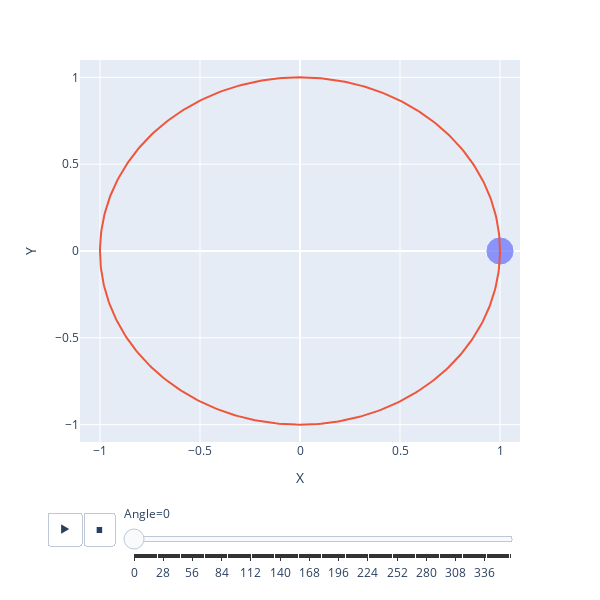

Notebook code cell kept with this figure:
### Code cell
import numpy as np
import pandas as pd
import plotly.express as px
#radians=np.arange(0,2*np.pi+2*np.pi/100,2*np.pi/100)
Angle=np.arange(0,360+1)
f=pd.DataFrame.from_dict(
    {
        'Angle': Angle,
        'X': np.cos(Angle*np.pi/180),
        'Y': np.sin(Angle*np.pi/180),
        'Size': .25*np.ones(np.size(Angle))
    }
)
fig=px.scatter(f,x='X',y='Y',size='Size',animation_frame='Angle',range_x=[-1.1,1.1],range_y=[-1.1,1.1],width=600,height=600)
fig.add_scatter(x=f.X,y=f.Y,name='Arc',showlegend=False)
fig.write_html('animated_arc.html')
fig.show()
